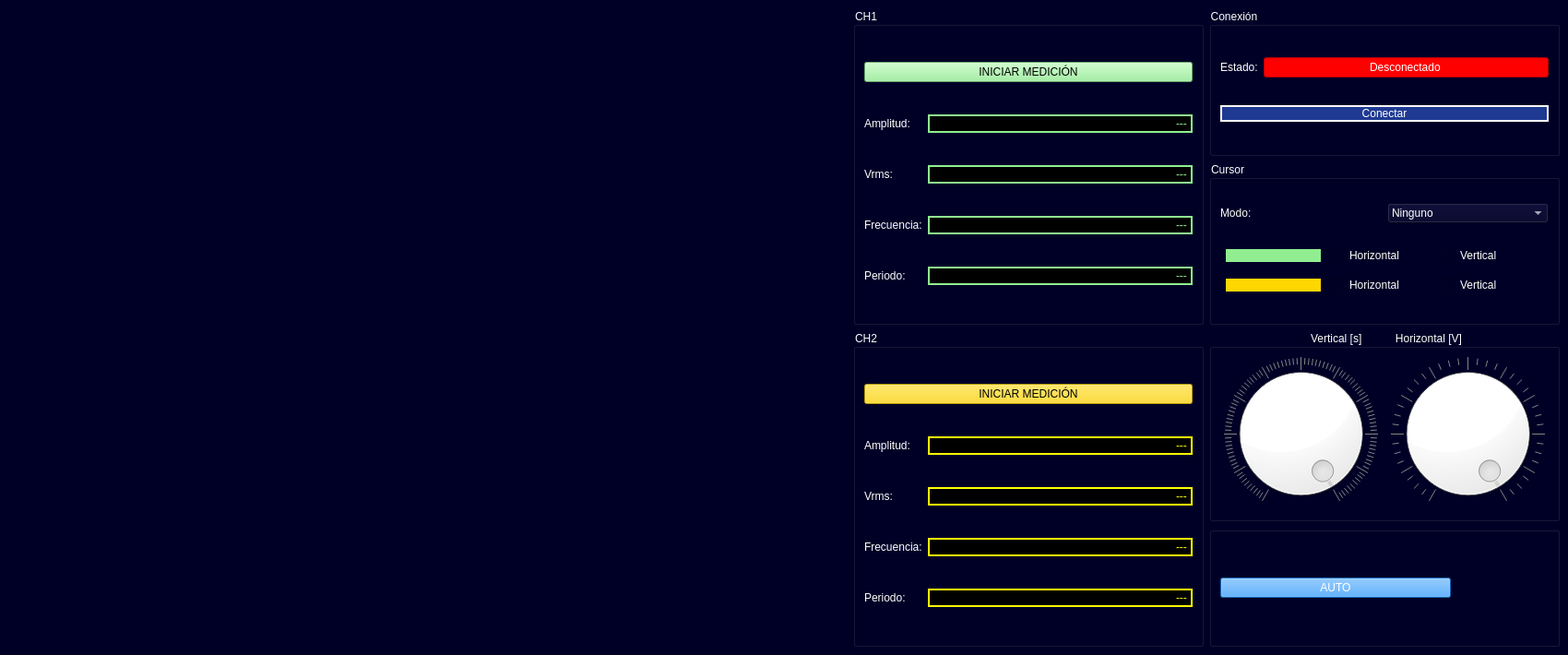
<?xml version="1.0" encoding="UTF-8"?>
<ui version="4.0">
 <class>MainWindow</class>
 <widget class="QMainWindow" name="MainWindow">
  <property name="geometry">
   <rect>
    <x>0</x>
    <y>0</y>
    <width>1700</width>
    <height>710</height>
   </rect>
  </property>
  <property name="minimumSize">
   <size>
    <width>1700</width>
    <height>710</height>
   </size>
  </property>
  <property name="maximumSize">
   <size>
    <width>1700</width>
    <height>710</height>
   </size>
  </property>
  <property name="windowTitle">
   <string>Osciloscopio</string>
  </property>
  <property name="windowIcon">
   <iconset resource="resource.qrc">
    <normaloff>:/Img/Osciloscopio.png</normaloff>:/Img/Osciloscopio.png</iconset>
  </property>
  <property name="styleSheet">
   <string notr="true">background-color: rgb(0, 0, 39); font: 14pt &quot;Comic Sans MS&quot;;
color: rgb(255, 255, 255);</string>
  </property>
  <property name="iconSize">
   <size>
    <width>150</width>
    <height>150</height>
   </size>
  </property>
  <property name="animated">
   <bool>false</bool>
  </property>
  <widget class="QWidget" name="centralwidget">
   <layout class="QGridLayout" name="gridLayout_8">
    <item row="0" column="0" rowspan="2">
     <widget class="CustomPlot" name="qCustomPlot" native="true">
      <property name="minimumSize">
       <size>
        <width>900</width>
        <height>650</height>
       </size>
      </property>
      <property name="maximumSize">
       <size>
        <width>16777215</width>
        <height>16777215</height>
       </size>
      </property>
      <property name="styleSheet">
       <string notr="true">font: italic 14pt &quot;Comic Sans MS&quot;;</string>
      </property>
     </widget>
    </item>
    <item row="0" column="1">
     <widget class="QGroupBox" name="groupBoxCH1">
      <property name="minimumSize">
       <size>
        <width>380</width>
        <height>340</height>
       </size>
      </property>
      <property name="maximumSize">
       <size>
        <width>380</width>
        <height>350</height>
       </size>
      </property>
      <property name="styleSheet">
       <string notr="true">color: rgb(255, 255, 255);
font: 14pt &quot;Comic Sans MS&quot;;</string>
      </property>
      <property name="title">
       <string>CH1</string>
      </property>
      <layout class="QGridLayout" name="gridLayout_3">
       <item row="4" column="1">
        <widget class="QLineEdit" name="PeriodoCH1">
         <property name="enabled">
          <bool>false</bool>
         </property>
         <property name="styleSheet">
          <string notr="true">color: lightgreen; background-color: black; border: 2px solid lightgreen; font: 14pt &quot;Comic Sans MS&quot;;</string>
         </property>
         <property name="text">
          <string>---</string>
         </property>
         <property name="alignment">
          <set>Qt::AlignRight|Qt::AlignTrailing|Qt::AlignVCenter</set>
         </property>
        </widget>
       </item>
       <item row="2" column="1">
        <widget class="QLineEdit" name="VrmsCH1">
         <property name="enabled">
          <bool>false</bool>
         </property>
         <property name="styleSheet">
          <string notr="true">color: lightgreen; background-color: black; border: 2px solid lightgreen; font: 14pt &quot;Comic Sans MS&quot;;</string>
         </property>
         <property name="text">
          <string>---</string>
         </property>
         <property name="alignment">
          <set>Qt::AlignRight|Qt::AlignTrailing|Qt::AlignVCenter</set>
         </property>
        </widget>
       </item>
       <item row="4" column="0">
        <widget class="QLabel" name="labelPeriodo1">
         <property name="styleSheet">
          <string notr="true">font: 14pt &quot;Comic Sans MS&quot;;</string>
         </property>
         <property name="text">
          <string>Periodo:</string>
         </property>
        </widget>
       </item>
       <item row="0" column="0" colspan="2">
        <widget class="QPushButton" name="pushButtonCH1">
         <property name="styleSheet">
          <string notr="true">color: black; font: 14pt &quot;Comic Sans MS&quot;;
background-color: lightgreen;</string>
         </property>
         <property name="text">
          <string>INICIAR MEDICIÓN</string>
         </property>
        </widget>
       </item>
       <item row="1" column="0">
        <widget class="QLabel" name="labelAmplitud1">
         <property name="styleSheet">
          <string notr="true">font: 14pt &quot;Comic Sans MS&quot;;</string>
         </property>
         <property name="text">
          <string>Amplitud:</string>
         </property>
        </widget>
       </item>
       <item row="2" column="0">
        <widget class="QLabel" name="labelVrms1">
         <property name="styleSheet">
          <string notr="true">font: 14pt &quot;Comic Sans MS&quot;;</string>
         </property>
         <property name="text">
          <string>Vrms:</string>
         </property>
        </widget>
       </item>
       <item row="1" column="1">
        <widget class="QLineEdit" name="AmplitudCH1">
         <property name="enabled">
          <bool>false</bool>
         </property>
         <property name="styleSheet">
          <string notr="true">color: lightgreen; background-color: black; border: 2px solid lightgreen; font: 14pt &quot;Comic Sans MS&quot;;</string>
         </property>
         <property name="text">
          <string>---</string>
         </property>
         <property name="alignment">
          <set>Qt::AlignRight|Qt::AlignTrailing|Qt::AlignVCenter</set>
         </property>
        </widget>
       </item>
       <item row="3" column="0">
        <widget class="QLabel" name="labelFrecuencia1">
         <property name="styleSheet">
          <string notr="true">font: 14pt &quot;Comic Sans MS&quot;;</string>
         </property>
         <property name="text">
          <string>Frecuencia:</string>
         </property>
        </widget>
       </item>
       <item row="3" column="1">
        <widget class="QLineEdit" name="FrecuenciaCH1">
         <property name="enabled">
          <bool>false</bool>
         </property>
         <property name="styleSheet">
          <string notr="true">color: lightgreen; background-color: black; border: 2px solid lightgreen; font: 14pt &quot;Comic Sans MS&quot;;</string>
         </property>
         <property name="text">
          <string>---</string>
         </property>
         <property name="alignment">
          <set>Qt::AlignRight|Qt::AlignTrailing|Qt::AlignVCenter</set>
         </property>
        </widget>
       </item>
      </layout>
     </widget>
    </item>
    <item row="0" column="2">
     <layout class="QVBoxLayout" name="verticalLayout_2">
      <item>
       <widget class="QGroupBox" name="groupBoxConexion">
        <property name="sizePolicy">
         <sizepolicy hsizetype="Fixed" vsizetype="Fixed">
          <horstretch>0</horstretch>
          <verstretch>0</verstretch>
         </sizepolicy>
        </property>
        <property name="minimumSize">
         <size>
          <width>380</width>
          <height>0</height>
         </size>
        </property>
        <property name="maximumSize">
         <size>
          <width>16777215</width>
          <height>160</height>
         </size>
        </property>
        <property name="styleSheet">
         <string notr="true">font: 12pt &quot;Comic Sans MS&quot;;
color: rgb(255, 255, 255);
</string>
        </property>
        <property name="title">
         <string>Conexión</string>
        </property>
        <layout class="QGridLayout" name="gridLayout_4">
         <item row="0" column="0">
          <widget class="QLabel" name="label_2">
           <property name="styleSheet">
            <string notr="true">font: 12pt &quot;Comic Sans MS&quot;;</string>
           </property>
           <property name="text">
            <string>Estado:</string>
           </property>
          </widget>
         </item>
         <item row="0" column="1">
          <widget class="QLineEdit" name="lineEditEstado">
           <property name="styleSheet">
            <string notr="true">background-color: rgb(255, 0, 0);
font: 12pt &quot;Comic Sans MS&quot;;</string>
           </property>
           <property name="text">
            <string>Desconectado</string>
           </property>
           <property name="alignment">
            <set>Qt::AlignCenter</set>
           </property>
           <property name="readOnly">
            <bool>true</bool>
           </property>
          </widget>
         </item>
         <item row="1" column="0" colspan="2">
          <widget class="QPushButton" name="pushButtonConectar">
           <property name="styleSheet">
            <string notr="true">background-color: rgb(31, 58, 147);
font: 12pt &quot;Comic Sans MS&quot;;
 border: 2px solid white;</string>
           </property>
           <property name="text">
            <string>Conectar</string>
           </property>
          </widget>
         </item>
        </layout>
       </widget>
      </item>
      <item>
       <widget class="QGroupBox" name="groupBoxCursor">
        <property name="minimumSize">
         <size>
          <width>380</width>
          <height>0</height>
         </size>
        </property>
        <property name="maximumSize">
         <size>
          <width>380</width>
          <height>180</height>
         </size>
        </property>
        <property name="styleSheet">
         <string notr="true">color: rgb(255, 255, 255);
font: 14pt &quot;Comic Sans MS&quot;;</string>
        </property>
        <property name="title">
         <string>Cursor</string>
        </property>
        <layout class="QGridLayout" name="gridLayout_7">
         <item row="0" column="0">
          <widget class="QLabel" name="labelModo">
           <property name="minimumSize">
            <size>
             <width>0</width>
             <height>0</height>
            </size>
           </property>
           <property name="maximumSize">
            <size>
             <width>16777215</width>
             <height>16777215</height>
            </size>
           </property>
           <property name="styleSheet">
            <string notr="true">font: 14pt &quot;Comic Sans MS&quot;;</string>
           </property>
           <property name="text">
            <string>Modo:</string>
           </property>
          </widget>
         </item>
         <item row="0" column="1">
          <widget class="QComboBox" name="comboBoxModo">
           <property name="styleSheet">
            <string notr="true">font: 11pt &quot;Comic Sans MS&quot;;</string>
           </property>
           <item>
            <property name="text">
             <string>Ninguno</string>
            </property>
           </item>
           <item>
            <property name="text">
             <string>Free</string>
            </property>
           </item>
           <item>
            <property name="text">
             <string>Follow Cursor</string>
            </property>
           </item>
           <item>
            <property name="text">
             <string>Tracing</string>
            </property>
           </item>
          </widget>
         </item>
         <item row="1" column="0" colspan="2">
          <layout class="QGridLayout" name="gridLayout_2">
           <item row="0" column="0">
            <widget class="QLabel" name="labelCursor1">
             <property name="styleSheet">
              <string notr="true">background-color: lightgreen;
font: 10pt &quot;Comic Sans MS&quot;;
border: 6px solid rgb(0, 0, 39);;</string>
             </property>
             <property name="text">
              <string/>
             </property>
            </widget>
           </item>
           <item row="0" column="1">
            <widget class="QCheckBox" name="checkBoxH1">
             <property name="palette">
              <palette>
               <active>
                <colorrole role="WindowText">
                 <brush brushstyle="SolidPattern">
                  <color alpha="255">
                   <red>255</red>
                   <green>255</green>
                   <blue>255</blue>
                  </color>
                 </brush>
                </colorrole>
                <colorrole role="Button">
                 <brush brushstyle="SolidPattern">
                  <color alpha="255">
                   <red>0</red>
                   <green>0</green>
                   <blue>39</blue>
                  </color>
                 </brush>
                </colorrole>
                <colorrole role="Text">
                 <brush brushstyle="SolidPattern">
                  <color alpha="255">
                   <red>255</red>
                   <green>255</green>
                   <blue>255</blue>
                  </color>
                 </brush>
                </colorrole>
                <colorrole role="ButtonText">
                 <brush brushstyle="SolidPattern">
                  <color alpha="255">
                   <red>255</red>
                   <green>255</green>
                   <blue>255</blue>
                  </color>
                 </brush>
                </colorrole>
                <colorrole role="Base">
                 <brush brushstyle="SolidPattern">
                  <color alpha="255">
                   <red>0</red>
                   <green>0</green>
                   <blue>39</blue>
                  </color>
                 </brush>
                </colorrole>
                <colorrole role="Window">
                 <brush brushstyle="SolidPattern">
                  <color alpha="255">
                   <red>0</red>
                   <green>0</green>
                   <blue>39</blue>
                  </color>
                 </brush>
                </colorrole>
                <colorrole role="PlaceholderText">
                 <brush brushstyle="SolidPattern">
                  <color alpha="128">
                   <red>255</red>
                   <green>255</green>
                   <blue>255</blue>
                  </color>
                 </brush>
                </colorrole>
               </active>
               <inactive>
                <colorrole role="WindowText">
                 <brush brushstyle="SolidPattern">
                  <color alpha="255">
                   <red>255</red>
                   <green>255</green>
                   <blue>255</blue>
                  </color>
                 </brush>
                </colorrole>
                <colorrole role="Button">
                 <brush brushstyle="SolidPattern">
                  <color alpha="255">
                   <red>0</red>
                   <green>0</green>
                   <blue>39</blue>
                  </color>
                 </brush>
                </colorrole>
                <colorrole role="Text">
                 <brush brushstyle="SolidPattern">
                  <color alpha="255">
                   <red>255</red>
                   <green>255</green>
                   <blue>255</blue>
                  </color>
                 </brush>
                </colorrole>
                <colorrole role="ButtonText">
                 <brush brushstyle="SolidPattern">
                  <color alpha="255">
                   <red>255</red>
                   <green>255</green>
                   <blue>255</blue>
                  </color>
                 </brush>
                </colorrole>
                <colorrole role="Base">
                 <brush brushstyle="SolidPattern">
                  <color alpha="255">
                   <red>0</red>
                   <green>0</green>
                   <blue>39</blue>
                  </color>
                 </brush>
                </colorrole>
                <colorrole role="Window">
                 <brush brushstyle="SolidPattern">
                  <color alpha="255">
                   <red>0</red>
                   <green>0</green>
                   <blue>39</blue>
                  </color>
                 </brush>
                </colorrole>
                <colorrole role="PlaceholderText">
                 <brush brushstyle="SolidPattern">
                  <color alpha="128">
                   <red>255</red>
                   <green>255</green>
                   <blue>255</blue>
                  </color>
                 </brush>
                </colorrole>
               </inactive>
               <disabled>
                <colorrole role="WindowText">
                 <brush brushstyle="SolidPattern">
                  <color alpha="255">
                   <red>255</red>
                   <green>255</green>
                   <blue>255</blue>
                  </color>
                 </brush>
                </colorrole>
                <colorrole role="Button">
                 <brush brushstyle="SolidPattern">
                  <color alpha="255">
                   <red>0</red>
                   <green>0</green>
                   <blue>39</blue>
                  </color>
                 </brush>
                </colorrole>
                <colorrole role="Text">
                 <brush brushstyle="SolidPattern">
                  <color alpha="255">
                   <red>255</red>
                   <green>255</green>
                   <blue>255</blue>
                  </color>
                 </brush>
                </colorrole>
                <colorrole role="ButtonText">
                 <brush brushstyle="SolidPattern">
                  <color alpha="255">
                   <red>255</red>
                   <green>255</green>
                   <blue>255</blue>
                  </color>
                 </brush>
                </colorrole>
                <colorrole role="Base">
                 <brush brushstyle="SolidPattern">
                  <color alpha="255">
                   <red>0</red>
                   <green>0</green>
                   <blue>39</blue>
                  </color>
                 </brush>
                </colorrole>
                <colorrole role="Window">
                 <brush brushstyle="SolidPattern">
                  <color alpha="255">
                   <red>0</red>
                   <green>0</green>
                   <blue>39</blue>
                  </color>
                 </brush>
                </colorrole>
                <colorrole role="PlaceholderText">
                 <brush brushstyle="SolidPattern">
                  <color alpha="128">
                   <red>255</red>
                   <green>255</green>
                   <blue>255</blue>
                  </color>
                 </brush>
                </colorrole>
               </disabled>
              </palette>
             </property>
             <property name="styleSheet">
              <string notr="true">font: 10pt &quot;Comic Sans MS&quot;;</string>
             </property>
             <property name="text">
              <string>Horizontal</string>
             </property>
            </widget>
           </item>
           <item row="0" column="2">
            <widget class="QCheckBox" name="checkBoxV1">
             <property name="styleSheet">
              <string notr="true">font: 10pt &quot;Comic Sans MS&quot;;
</string>
             </property>
             <property name="text">
              <string>Vertical</string>
             </property>
            </widget>
           </item>
           <item row="1" column="0">
            <widget class="QLabel" name="labelCursor2">
             <property name="styleSheet">
              <string notr="true">background-color: gold;
font: 10pt &quot;Comic Sans MS&quot;;
border: 6px solid rgb(0, 0, 39);</string>
             </property>
             <property name="text">
              <string/>
             </property>
            </widget>
           </item>
           <item row="1" column="1">
            <widget class="QCheckBox" name="checkBoxH2">
             <property name="styleSheet">
              <string notr="true">font: 10pt &quot;Comic Sans MS&quot;;</string>
             </property>
             <property name="text">
              <string>Horizontal</string>
             </property>
            </widget>
           </item>
           <item row="1" column="2">
            <widget class="QCheckBox" name="checkBoxV2">
             <property name="styleSheet">
              <string notr="true">font: 10pt &quot;Comic Sans MS&quot;;
</string>
             </property>
             <property name="text">
              <string>Vertical</string>
             </property>
            </widget>
           </item>
          </layout>
         </item>
        </layout>
       </widget>
      </item>
     </layout>
    </item>
    <item row="1" column="1">
     <widget class="QGroupBox" name="groupBoxCH2">
      <property name="minimumSize">
       <size>
        <width>380</width>
        <height>340</height>
       </size>
      </property>
      <property name="maximumSize">
       <size>
        <width>380</width>
        <height>350</height>
       </size>
      </property>
      <property name="styleSheet">
       <string notr="true">color: rgb(255, 255, 255);
font: 14pt &quot;Comic Sans MS&quot;;</string>
      </property>
      <property name="title">
       <string>CH2</string>
      </property>
      <layout class="QGridLayout" name="gridLayout_6">
       <item row="0" column="0" colspan="2">
        <widget class="QPushButton" name="pushButtonCH2">
         <property name="styleSheet">
          <string notr="true">color: black; font: 14pt &quot;Comic Sans MS&quot;;
background-color: gold;</string>
         </property>
         <property name="text">
          <string>INICIAR MEDICIÓN</string>
         </property>
        </widget>
       </item>
       <item row="1" column="0">
        <widget class="QLabel" name="labelAmplitud">
         <property name="styleSheet">
          <string notr="true">font: 14pt &quot;Comic Sans MS&quot;;</string>
         </property>
         <property name="text">
          <string>Amplitud:</string>
         </property>
        </widget>
       </item>
       <item row="1" column="1">
        <widget class="QLineEdit" name="AmplitudCH2">
         <property name="enabled">
          <bool>false</bool>
         </property>
         <property name="styleSheet">
          <string notr="true">color: yellow; background-color: black; border: 2px solid yellow; font: 14pt &quot;Comic Sans MS&quot;;</string>
         </property>
         <property name="text">
          <string>---</string>
         </property>
         <property name="alignment">
          <set>Qt::AlignRight|Qt::AlignTrailing|Qt::AlignVCenter</set>
         </property>
        </widget>
       </item>
       <item row="2" column="0">
        <widget class="QLabel" name="labelVrms2">
         <property name="styleSheet">
          <string notr="true">font: 14pt &quot;Comic Sans MS&quot;;</string>
         </property>
         <property name="text">
          <string>Vrms:</string>
         </property>
        </widget>
       </item>
       <item row="2" column="1">
        <widget class="QLineEdit" name="VrmsCH2">
         <property name="enabled">
          <bool>false</bool>
         </property>
         <property name="styleSheet">
          <string notr="true">color: yellow; background-color: black; border: 2px solid yellow; font: 14pt &quot;Comic Sans MS&quot;;</string>
         </property>
         <property name="text">
          <string>---</string>
         </property>
         <property name="alignment">
          <set>Qt::AlignRight|Qt::AlignTrailing|Qt::AlignVCenter</set>
         </property>
        </widget>
       </item>
       <item row="3" column="0">
        <widget class="QLabel" name="labelFrecuencia2">
         <property name="styleSheet">
          <string notr="true">font: 14pt &quot;Comic Sans MS&quot;;</string>
         </property>
         <property name="text">
          <string>Frecuencia:</string>
         </property>
        </widget>
       </item>
       <item row="3" column="1">
        <widget class="QLineEdit" name="FrecuenciaCH2">
         <property name="enabled">
          <bool>false</bool>
         </property>
         <property name="styleSheet">
          <string notr="true">color: yellow; background-color: black; border: 2px solid yellow; font: 14pt &quot;Comic Sans MS&quot;;</string>
         </property>
         <property name="text">
          <string>---</string>
         </property>
         <property name="alignment">
          <set>Qt::AlignRight|Qt::AlignTrailing|Qt::AlignVCenter</set>
         </property>
        </widget>
       </item>
       <item row="4" column="0">
        <widget class="QLabel" name="labelPeriodo2">
         <property name="styleSheet">
          <string notr="true">font: 14pt &quot;Comic Sans MS&quot;;</string>
         </property>
         <property name="text">
          <string>Periodo:</string>
         </property>
        </widget>
       </item>
       <item row="4" column="1">
        <widget class="QLineEdit" name="PeriodoCH2">
         <property name="enabled">
          <bool>false</bool>
         </property>
         <property name="styleSheet">
          <string notr="true">color: yellow; background-color: black; border: 2px solid yellow; font: 14pt &quot;Comic Sans MS&quot;;</string>
         </property>
         <property name="text">
          <string>---</string>
         </property>
         <property name="alignment">
          <set>Qt::AlignRight|Qt::AlignTrailing|Qt::AlignVCenter</set>
         </property>
        </widget>
       </item>
      </layout>
     </widget>
    </item>
    <item row="1" column="2">
     <layout class="QVBoxLayout" name="verticalLayout">
      <item>
       <widget class="QGroupBox" name="groupBoxEscala">
        <property name="minimumSize">
         <size>
          <width>380</width>
          <height>0</height>
         </size>
        </property>
        <property name="maximumSize">
         <size>
          <width>380</width>
          <height>16777215</height>
         </size>
        </property>
        <property name="styleSheet">
         <string notr="true">color: rgb(255, 255, 255);
font: 12pt &quot;Comic Sans MS&quot;;</string>
        </property>
        <property name="title">
         <string>Vertical [s]           Horizontal [V]</string>
        </property>
        <property name="alignment">
         <set>Qt::AlignCenter</set>
        </property>
        <layout class="QGridLayout" name="gridLayout">
         <item row="0" column="1">
          <widget class="QDial" name="dialTime">
           <property name="styleSheet">
            <string notr="true">background-color: white;
border-color: black;
</string>
           </property>
           <property name="minimum">
            <number>1</number>
           </property>
           <property name="maximum">
            <number>1000</number>
           </property>
           <property name="singleStep">
            <number>2</number>
           </property>
           <property name="pageStep">
            <number>100</number>
           </property>
           <property name="value">
            <number>1</number>
           </property>
           <property name="sliderPosition">
            <number>1</number>
           </property>
           <property name="tracking">
            <bool>true</bool>
           </property>
           <property name="orientation">
            <enum>Qt::Vertical</enum>
           </property>
           <property name="invertedAppearance">
            <bool>true</bool>
           </property>
           <property name="invertedControls">
            <bool>false</bool>
           </property>
           <property name="wrapping">
            <bool>false</bool>
           </property>
           <property name="notchTarget">
            <double>5.000000000000000</double>
           </property>
           <property name="notchesVisible">
            <bool>true</bool>
           </property>
          </widget>
         </item>
         <item row="0" column="2">
          <widget class="QDial" name="dialVolt">
           <property name="styleSheet">
            <string notr="true">background-color: white;
border-color: black;
</string>
           </property>
           <property name="minimum">
            <number>1</number>
           </property>
           <property name="maximum">
            <number>1000</number>
           </property>
           <property name="singleStep">
            <number>5</number>
           </property>
           <property name="pageStep">
            <number>100</number>
           </property>
           <property name="value">
            <number>1</number>
           </property>
           <property name="sliderPosition">
            <number>1</number>
           </property>
           <property name="orientation">
            <enum>Qt::Vertical</enum>
           </property>
           <property name="invertedAppearance">
            <bool>true</bool>
           </property>
           <property name="notchTarget">
            <double>5.000000000000000</double>
           </property>
           <property name="notchesVisible">
            <bool>true</bool>
           </property>
          </widget>
         </item>
        </layout>
       </widget>
      </item>
      <item>
       <widget class="QGroupBox" name="groupBoxAUTO">
        <property name="minimumSize">
         <size>
          <width>380</width>
          <height>130</height>
         </size>
        </property>
        <property name="maximumSize">
         <size>
          <width>380</width>
          <height>130</height>
         </size>
        </property>
        <property name="title">
         <string/>
        </property>
        <layout class="QGridLayout" name="gridLayout_5">
         <item row="0" column="0">
          <widget class="QPushButton" name="pushButtonAUTO">
           <property name="styleSheet">
            <string notr="true">background-color: Dodgerblue;
font: 12pt &quot;Comic Sans MS&quot;;</string>
           </property>
           <property name="text">
            <string>AUTO</string>
           </property>
          </widget>
         </item>
         <item row="0" column="1">
          <widget class="QPushButton" name="pushButtonIMG">
           <property name="enabled">
            <bool>true</bool>
           </property>
           <property name="minimumSize">
            <size>
             <width>0</width>
             <height>0</height>
            </size>
           </property>
           <property name="maximumSize">
            <size>
             <width>100</width>
             <height>100</height>
            </size>
           </property>
           <property name="autoFillBackground">
            <bool>false</bool>
           </property>
           <property name="styleSheet">
            <string notr="true"/>
           </property>
           <property name="inputMethodHints">
            <set>Qt::ImhNone</set>
           </property>
           <property name="text">
            <string/>
           </property>
           <property name="icon">
            <iconset resource="resource.qrc">
             <normaloff>:/Img/screenshoot.png</normaloff>:/Img/screenshoot.png</iconset>
           </property>
           <property name="iconSize">
            <size>
             <width>80</width>
             <height>80</height>
            </size>
           </property>
           <property name="checkable">
            <bool>false</bool>
           </property>
           <property name="checked">
            <bool>false</bool>
           </property>
           <property name="autoRepeat">
            <bool>false</bool>
           </property>
           <property name="autoExclusive">
            <bool>false</bool>
           </property>
           <property name="autoDefault">
            <bool>false</bool>
           </property>
           <property name="default">
            <bool>false</bool>
           </property>
           <property name="flat">
            <bool>true</bool>
           </property>
          </widget>
         </item>
        </layout>
       </widget>
      </item>
     </layout>
    </item>
   </layout>
  </widget>
  <action name="actionConection">
   <property name="text">
    <string>Desconectado</string>
   </property>
   <property name="toolTip">
    <string>&lt;html&gt;&lt;head/&gt;&lt;body&gt;&lt;p&gt;&lt;span style=&quot; color:#ffffff;&quot;&gt;Estado de conexión&lt;/span&gt;&lt;/p&gt;&lt;/body&gt;&lt;/html&gt;</string>
   </property>
  </action>
 </widget>
 <customwidgets>
  <customwidget>
   <class>CustomPlot</class>
   <extends>QWidget</extends>
   <header>QCustomPlot/customplot.h</header>
   <container>1</container>
  </customwidget>
 </customwidgets>
 <resources>
  <include location="resource.qrc"/>
 </resources>
 <connections/>
</ui>
